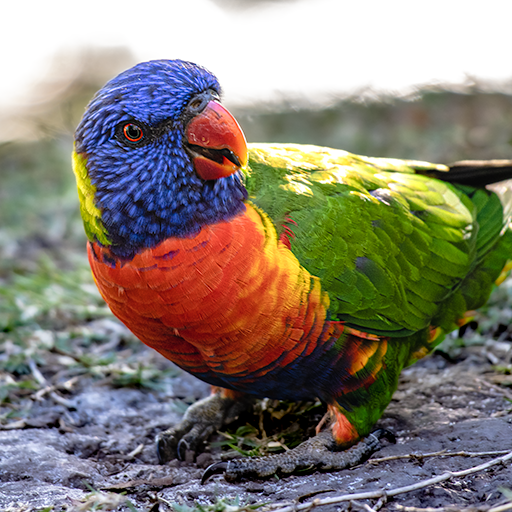
#> input picture CV/2023/birb.png, 512 x 512 px
$ python 2_basics.py
#> lines starting #> are read from the running program, lines starting #| are printed output that depends on the picture; after the words box and inside, x2 and y2 are one past the last pixel; in counts of white or black regions, pixels touching at a corner belong together
import cv2 as cv
import numpy as np


def callback(event,x,y,flags,param):
    if event == cv.EVENT_LBUTTONDOWN:
        # Print the BGR values of the image
        print(param[y, x])


def demo():

    # Read the image as a png
    img = cv.imread('birb.png', cv.IMREAD_COLOR)
#> img is the input picture: shape (512, 512, 3); mean B, G, R 116.1, 127.6, 135.2
    cv.imshow('img', img)
    cv.waitKey()

    # Converting to grayscale
    img_gray = cv.cvtColor(img, cv.COLOR_BGR2GRAY)
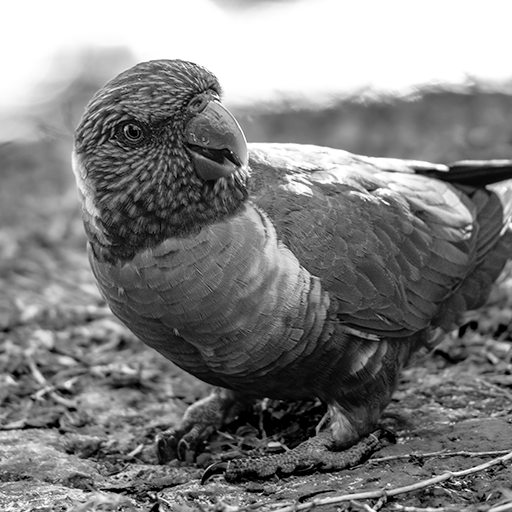
#> img_gray: shape (512, 512); min 0, max 255, mean 128.6
    cv.imshow('img_gray', img_gray)
    cv.waitKey()

    # Cropping
    x, y, w, h = (50, 50, 400, 500)
    img_cropped = img[y:y+h,x:x+w, :]
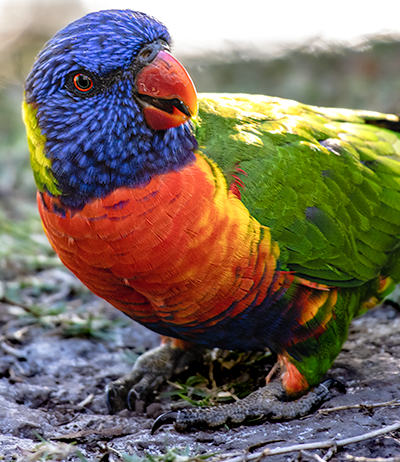
#> img_cropped: shape (462, 400, 3); mean B, G, R 95.6, 108.8, 121.4
    cv.imshow('img_cropped', img_cropped)
    cv.waitKey()

    # Resizing
    img_resized = cv.resize(img, (128, 128))
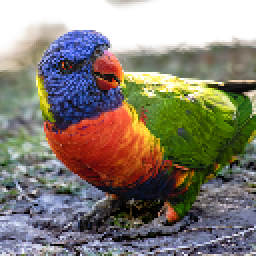
#> img_resized: shape (128, 128, 3) (shown 2 times larger); mean B, G, R 116.3, 127.8, 135.4
    cv.imshow('img_resized', img_resized)
    cv.waitKey()

    # Setting values
    x, y, w, h = (100, 100, 50, 50)
    img_set = img.copy()
    img_set[y:y+h,x:x+w, :] = np.array([128, 128, 128])
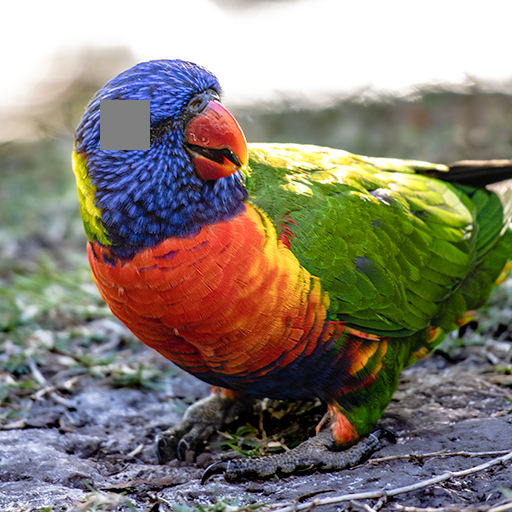
#> img_set: shape (512, 512, 3); 0.95% of pixels changed, all inside (x1, y1, x2, y2) = (100, 100, 150, 150)
    cv.imshow('img_set', img_set)
    cv.waitKey()

    # Evaluating conditions (e.g. clipping)
    img_clipping = img.copy()
    img_clipping[np.mean(img_clipping, axis=2) == 255] = np.array([0, 0, 255])
    img_clipping[np.mean(img_clipping, axis=2) == 0] = np.array([255, 0, 0])
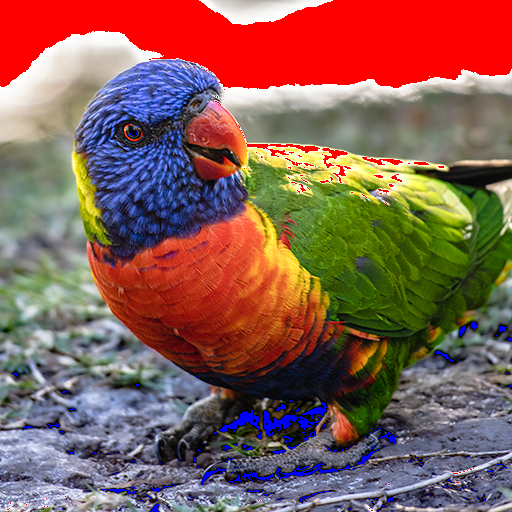
#> img_clipping: shape (512, 512, 3); mean B, G, R 85, 93.8, 135.2
    cv.imshow('img_clipping', img_clipping)
    cv.waitKey()


    cv.destroyAllWindows()

if __name__ == "__main__":
    demo()
